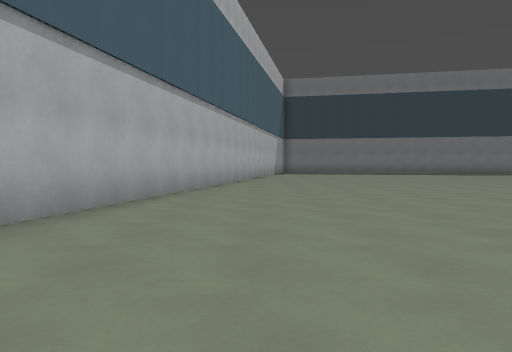
View 1 (above)

24 first-person views from a walk through a Godot game level. The camera is 1.2 m above the floor, tilts 2° down and sees 70° across. The floor is counted in squares, 2 m on a side. Each view is taken from the middle of a square. On the plan, view 1 faces up. The plan holds only what a view shows up to about 10 squares ahead; the rest is blank. The place goes on beyond the plan.

View 2
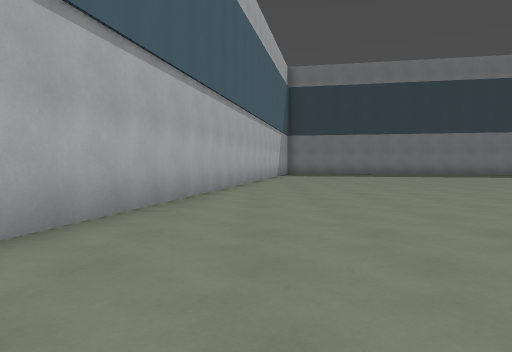

View 3
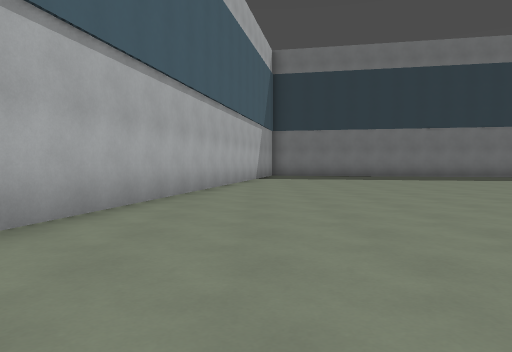

View 4
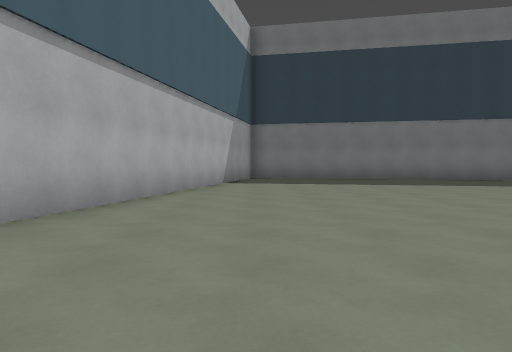

View 5
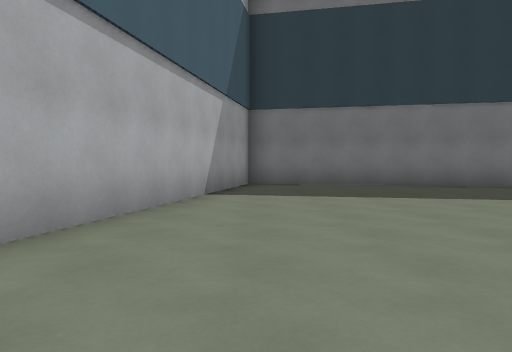

View 6
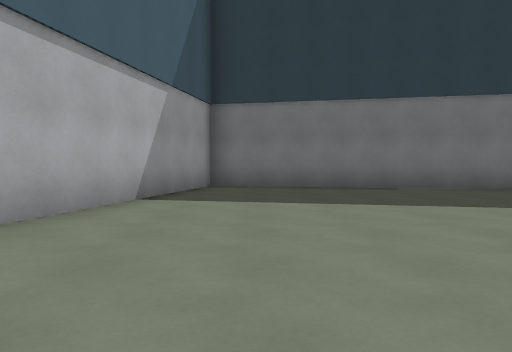

View 7
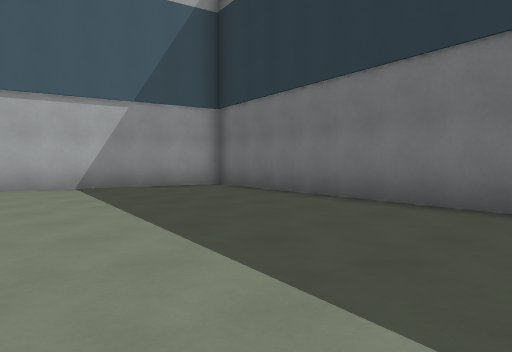

View 8
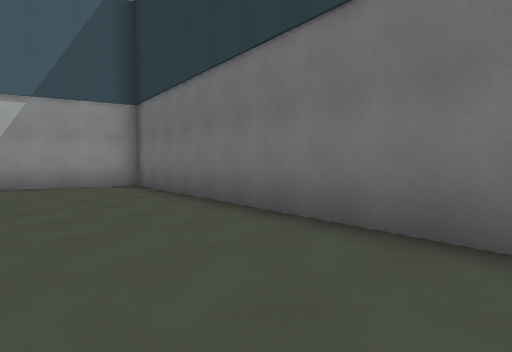

View 9
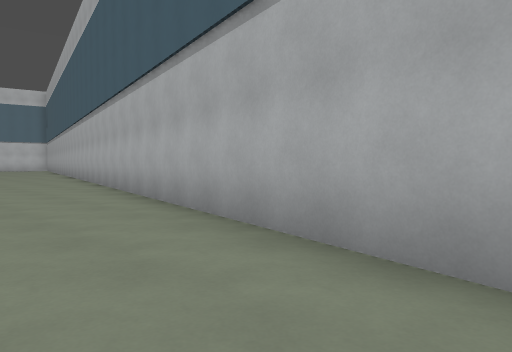

View 10
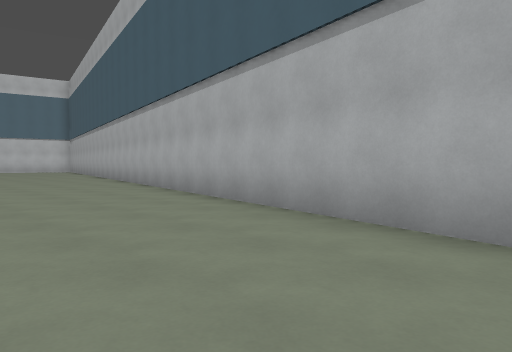

View 11
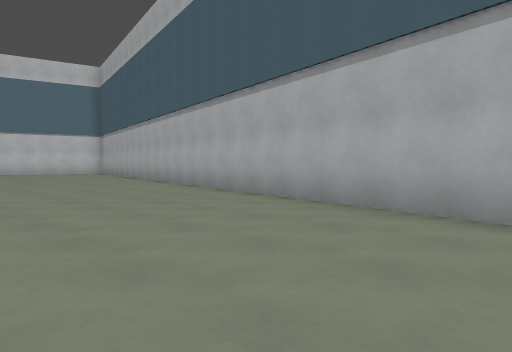

View 12
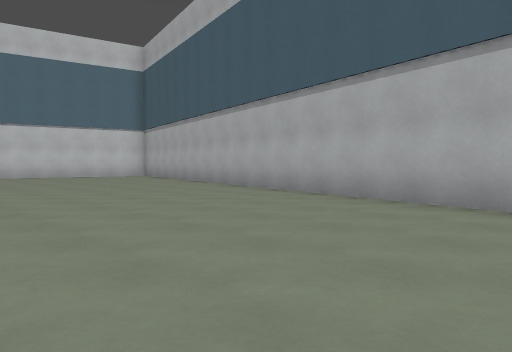

View 13
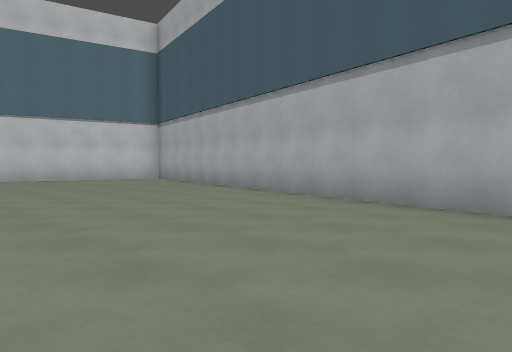

View 14
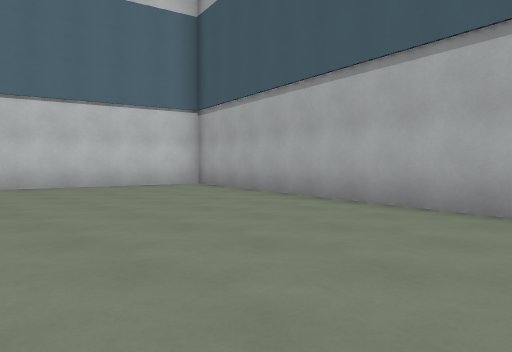

View 15
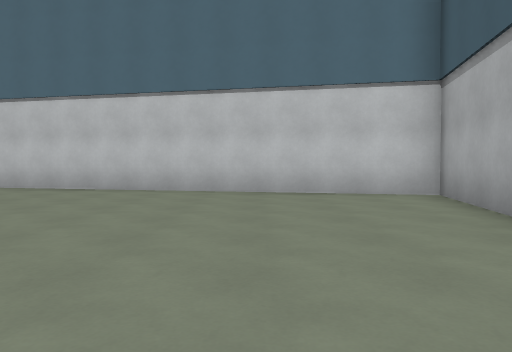

View 16
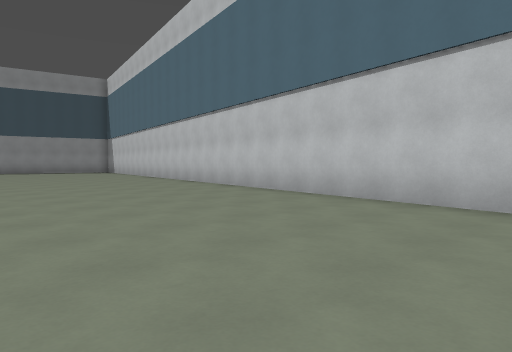

View 17
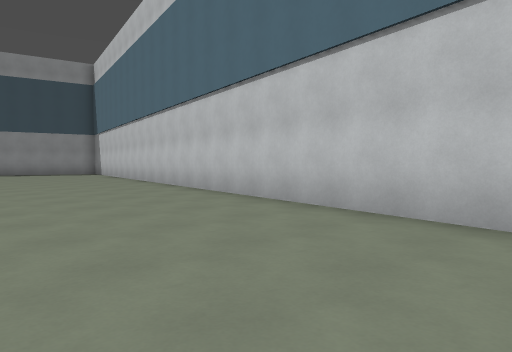

View 18
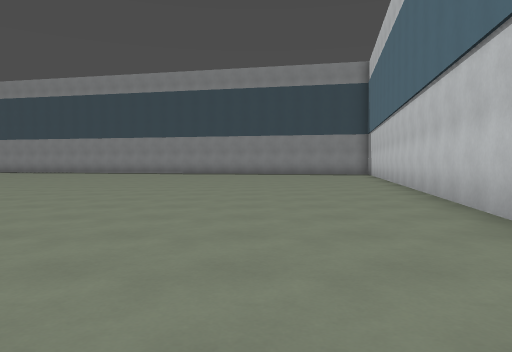

View 19
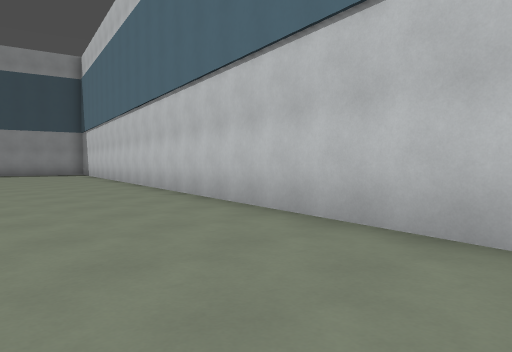

View 20
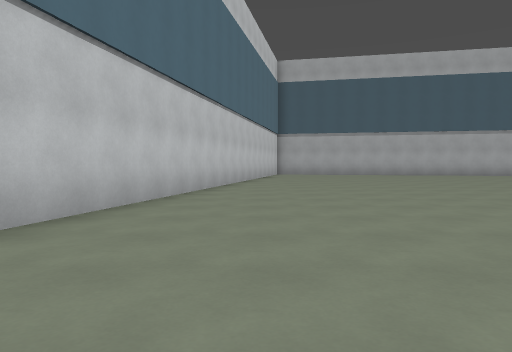

View 21
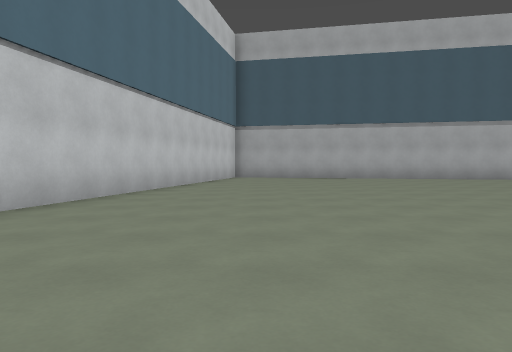

View 22
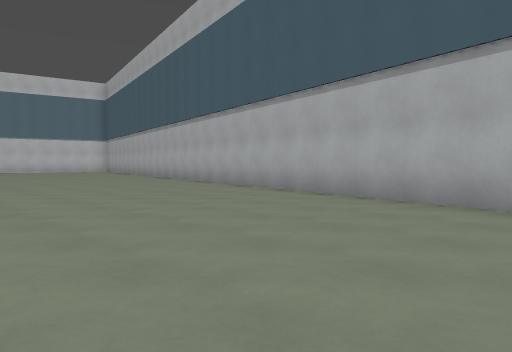

View 23
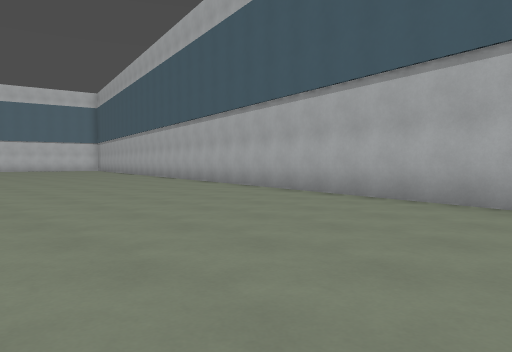

View 24
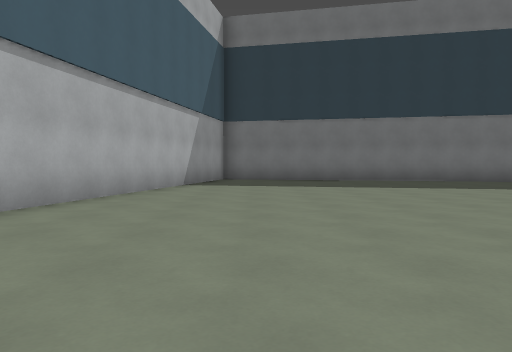

### Floor plan
Points are (right, up) in squares from view 1. A wall is a line through its corners. A room is listed if a view was taken in it or the views show most of it. See-through windows are left out.
Room 1 (views 1, 2, 3, 4, 5, 6, 7, 8, 9, 10, 11, 12, 13, 14, 15, 16, 17, 18, 19, 20, 21, 22, 23, 24)
walls: (10.5, 21.9) (1.8, 23.7) (-8.5, -24.9) (11, -29)

Positions as (right, up) in squares from view 1, and headings:
1: (0, 0), facing up
2: (0, 3), facing up
3: (1, 6), facing up
4: (2, 9), facing up
5: (2, 13), facing up
6: (3, 14), facing up
7: (10, 17), facing up-left
8: (11, 19), facing up-left
9: (0, 6), facing down-left
10: (0, 1), facing down-left
11: (0, -4), facing down-left
12: (0, -9), facing down-left
13: (-1, -12), facing down-left
14: (-2, -16), facing down-left
15: (-5, -18), facing down
16: (-3, -21), facing down-right
17: (0, -23), facing down-right
18: (1, -25), facing right
19: (1, -24), facing down-right
20: (11, -26), facing left
21: (7, -24), facing left
22: (2, 0), facing down-left
23: (3, 4), facing down-left
24: (3, 10), facing up
